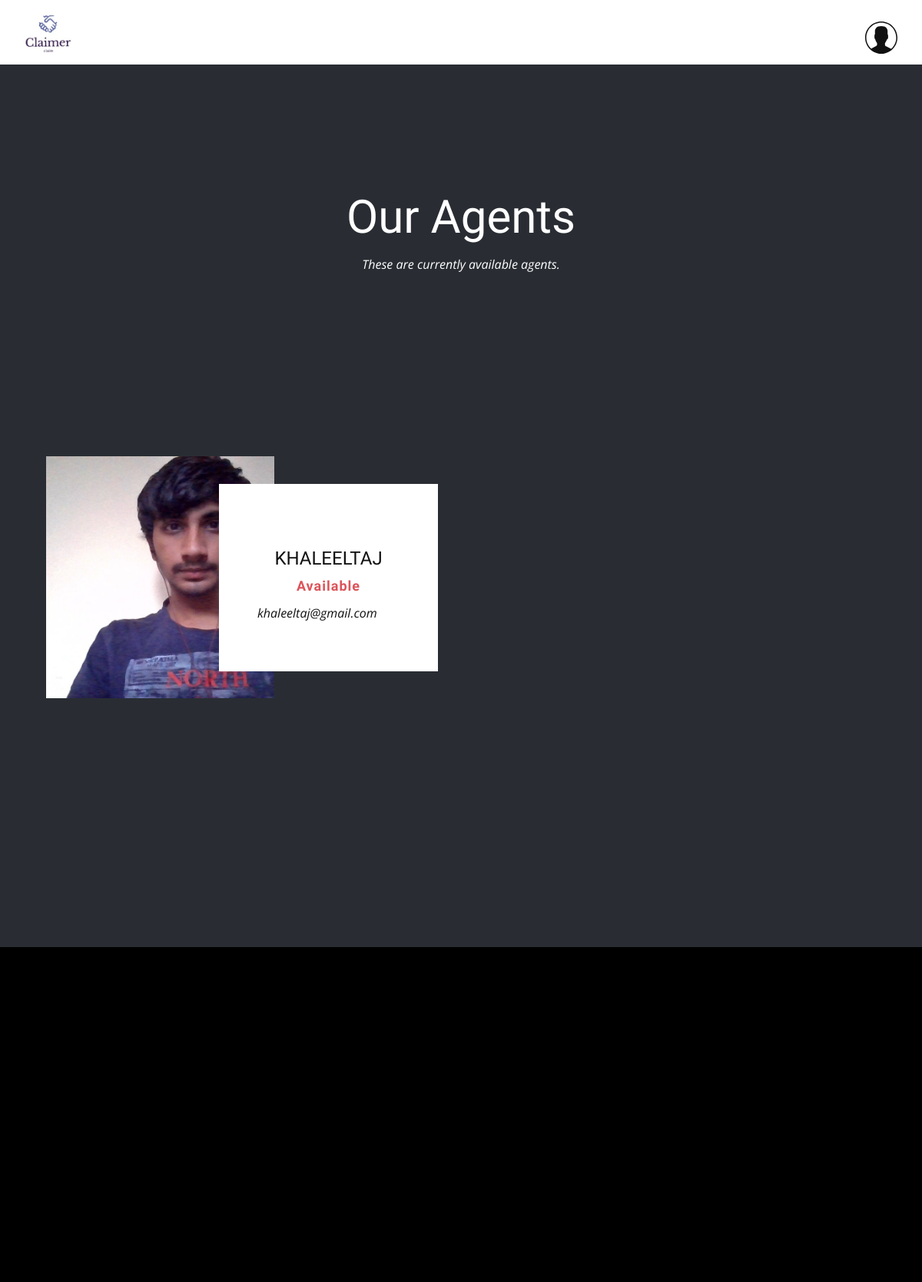
Before: /claims/alist/ with the older database file.
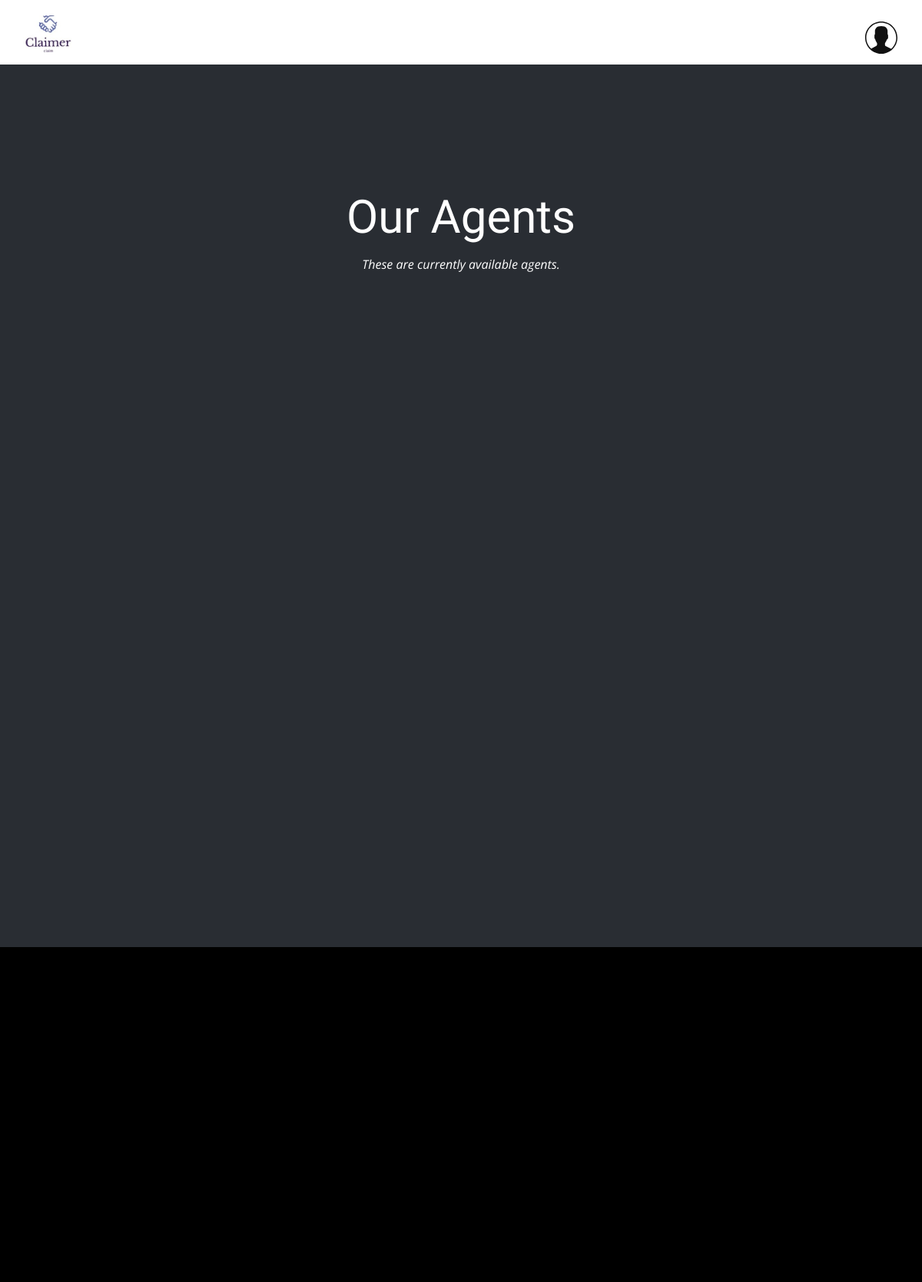
After: the same page with the newer database file.
### claims/models.py (models this page shows)
class AgentUser(models.Model):
    user = models.OneToOneField(
        User, on_delete=models.CASCADE,primary_key = True)
    phone_number = PhoneNumberField(null=False,blank=False,default = None)
    is_available = models.BooleanField(default = False)

class User(AbstractUser):
    username = models.CharField(max_length=20, unique=True)
    is_agent = models.BooleanField(default=False)
    email = models.EmailField(unique=True)
    pic = models.ImageField(blank=True, null=True, upload_to='images/')
    socialauth = models.BooleanField(default = True)

### claims/views.py (the view)
# urls.py: path('alist/',AgentList.as_view(),name = 'alist'),
class AgentList(ListView):
    template_name = 'agentlist.html'
    queryset = AgentUser.objects.all()
    context_object_name = 'agents'

### templates/agentlist.html (shortened to what this page needs)
{% extends "base.html" %}
{% block content %}
{% load static %}
<section class="u-align-center u-clearfix u-palette-5-dark-3 u-section-5" id="carousel_44ee">
      <div class="u-clearfix u-sheet u-valign-middle-lg u-valign-middle-sm u-valign-middle-xl u-valign-middle-xs u-sheet-1">
        <h1 class="u-custom-font u-font-oswald u-text u-text-1">Our Agents</h1>
        <p class="u-text u-text-2">These are currently available agents.</p>
        <div class="u-expanded-width-xl u-expanded-width-xs u-list u-list-1">
          <div class="u-repeater u-repeater-1">
            {% for a in agents %}
            <div class="u-container-style u-list-item u-repeater-item">
              <div class="u-container-layout u-similar-container u-valign-middle-lg u-valign-middle-md u-valign-middle-xl u-container-layout-1">
                <img class="u-image u-image-1" src="{{a.user.pic.url}}">
                <div class="u-container-style u-group u-white u-group-1">
                  <div class="u-container-layout u-valign-middle u-container-layout-2">
                    <h4 class="u-align-center u-custom-font u-font-oswald u-text u-text-4"><a href="{% url 'claims:adetail' a.user %}">{{a.user}}</a></h4>
                    {% if a.is_available %}
                    <h6 class="u-align-center u-custom-font u-font-pt-sans u-text u-text-palette-2-base u-text-5">Available</h6>
                    {% else %}
                    <h6 class="u-align-center u-custom-font u-font-pt-sans u-text u-text-palette-2-base u-text-5">Not Available</h6>
                    {% endif %}
                    <p class="u-align-center u-text u-text-6" style = "padding-left: 30px">   {{a.user.email}}</p>
                  </div>
                </div>
              </div>
            </div>
          {% endfor %}
          </div>
        </div>
      </div>
    </section>
{% endblock content %}

### templates/base.html (shortened to what this page needs)
{% load static %}
<!DOCTYPE html>
<html style="font-size: 16px;">
  <head>
    <link rel="stylesheet" href="{% static 'css/nicepage.css' %}" media="screen">
<link rel="stylesheet" href="{% static 'css/base.css' %}" media="screen">
  </head>
  <body class="u-body"><header class="u-clearfix u-header u-header" id="sec-6773"><div class="u-clearfix u-sheet u-sheet-1">
        <a href="{% url 'landingpage' %}" class="u-image u-logo u-image-1" data-image-width="150" data-image-height="112">
          <img src="{% static 'images/logo.jfif' %}" class="u-logo-image u-logo-image-1">
        </a>
        <nav class="u-align-left u-dropdown-icon u-menu u-menu-dropdown u-nav-spacing-25 u-offcanvas u-menu-1" data-responsive-from="XL">
          <div class="menu-collapse">
            {% if user.is_authenticated %}
            <a class="u-button-style u-nav-link" href="#" style="font-size: calc(1em + 10px); color: rgb(17, 17, 17) !important; padding: 14px 18px;">
               {{user.username}}
            </a>
            {% else %}
            <a class="u-block-1237-24 u-button-style u-nav-link" href="#" style="font-size: calc(1em + 26px); color: rgb(17, 17, 17) !important; padding: 13px 18px;">
              <svg class="u-svg-link" preserveAspectRatio="xMidYMin slice" viewBox="0 0 55 55" style=""><use xmlns:xlink="http://www.w3.org/1999/xlink" xlink:href="#svg-3459"></use></svg>
            </a>
            {% endif %}
          </div>
        </nav>
      </div></header>
        {% block content %}
        {% endblock content %}
    <section class="u-black u-clearfix u-section-10" id="sec-bf1c">
      <div class="u-clearfix u-sheet u-valign-middle u-sheet-1">
        <div class="u-clearfix u-expanded-width u-layout-wrap u-layout-wrap-1">
          <div class="u-layout">
            <div class="u-layout-row">
              <div class="u-align-left-sm u-align-left-xs u-align-right-lg u-align-right-md u-align-right-xl u-container-style u-layout-cell u-right-cell u-size-24-lg u-size-24-xl u-size-28-md u-size-28-sm u-size-28-xs u-layout-cell-2">
                <div class="u-container-layout u-valign-middle u-container-layout-2">
                </div>
              </div>
            </div>
          </div>
        </div>
      </div>
    </section>
  </body>
</html>

### static/css/base.css (style rules this page uses)
.u-section-5 { background-image: none; }
.u-section-5 .u-sheet-1 { min-height: 1149px; }
.u-section-5 .u-text-1 { font-size: 3.75rem; width: 726px; margin: 60px auto 0; }
.u-section-5 .u-text-2 { font-style: italic; width: 548px; margin: 16px auto 0; }
.u-section-5 .u-list-1 { grid-template-rows: auto auto; margin: 20px auto 0 0; }
.u-section-5 .u-repeater-1 { grid-template-columns: 50% 50%; grid-gap: 0px 0px; min-height: 749px; }
.u-section-10 { background-image: none; }
.u-section-10 .u-sheet-1 { min-height: 369px; }
.u-section-10 .u-layout-wrap-1 { margin: 100px auto 100px 0; }
.u-section-10 .u-layout-cell-2 { min-height: 234px; }
.u-section-10 .u-container-layout-2 { padding: 30px 60px; }

Changed rows visible on the page:
removed AgentUser: user.pic (picture), user "KHALEELTAJ", is_available "Available", user.email "khaleeltaj@gmail.com"
